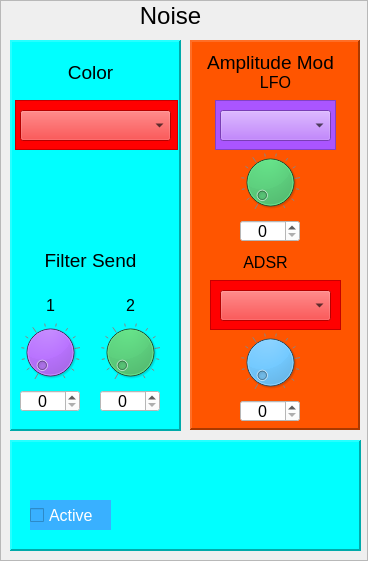
    <widget class="QFrame" name="frame_noise">
     <property name="geometry">
      <rect>
       <x>734</x>
       <y>10</y>
       <width>368</width>
       <height>561</height>
      </rect>
     </property>
     <property name="frameShape">
      <enum>QFrame::StyledPanel</enum>
     </property>
     <property name="frameShadow">
      <enum>QFrame::Raised</enum>
     </property>
     <widget class="QLabel" name="label_39">
      <property name="geometry">
       <rect>
        <x>80</x>
        <y>0</y>
        <width>181</width>
        <height>31</height>
       </rect>
      </property>
      <property name="font">
       <font>
        <pointsize>18</pointsize>
       </font>
      </property>
      <property name="text">
       <string>Noise</string>
      </property>
      <property name="alignment">
       <set>Qt::AlignCenter</set>
      </property>
     </widget>
     <widget class="QFrame" name="frame_NoiseColor">
      <property name="geometry">
       <rect>
        <x>10</x>
        <y>40</y>
        <width>171</width>
        <height>391</height>
       </rect>
      </property>
      <property name="styleSheet">
       <string notr="true">background-color: rgb(0, 255, 255);</string>
      </property>
      <property name="frameShape">
       <enum>QFrame::Panel</enum>
      </property>
      <property name="frameShadow">
       <enum>QFrame::Raised</enum>
      </property>
      <property name="lineWidth">
       <number>2</number>
      </property>
      <property name="midLineWidth">
       <number>2</number>
      </property>
      <widget class="QLabel" name="label_40">
       <property name="geometry">
        <rect>
         <x>30</x>
         <y>20</y>
         <width>101</width>
         <height>25</height>
        </rect>
       </property>
       <property name="font">
        <font>
         <pointsize>14</pointsize>
        </font>
       </property>
       <property name="text">
        <string>Color</string>
       </property>
       <property name="alignment">
        <set>Qt::AlignCenter</set>
       </property>
      </widget>
      <widget class="QSpinBox" name="spinBox_NoiseSendFilter2">
       <property name="geometry">
        <rect>
         <x>90</x>
         <y>350</y>
         <width>60</width>
         <height>22</height>
        </rect>
       </property>
       <property name="font">
        <font>
         <pointsize>12</pointsize>
        </font>
       </property>
       <property name="focusPolicy">
        <enum>Qt::NoFocus</enum>
       </property>
       <property name="styleSheet">
        <string notr="true">background-color: rgb(255, 255, 255);</string>
       </property>
       <property name="alignment">
        <set>Qt::AlignCenter</set>
       </property>
       <property name="readOnly">
        <bool>false</bool>
       </property>
       <property name="accelerated">
        <bool>true</bool>
       </property>
       <property name="maximum">
        <number>100</number>
       </property>
       <property name="value">
        <number>0</number>
       </property>
      </widget>
      <widget class="QDial" name="dial_NoiseSendFilter2">
       <property name="geometry">
        <rect>
         <x>90</x>
         <y>280</y>
         <width>60</width>
         <height>64</height>
        </rect>
       </property>
       <property name="focusPolicy">
        <enum>Qt::NoFocus</enum>
       </property>
       <property name="styleSheet">
        <string notr="true">background-color: rgb(22, 207, 75);</string>
       </property>
       <property name="maximum">
        <number>100</number>
       </property>
       <property name="value">
        <number>0</number>
       </property>
       <property name="wrapping">
        <bool>false</bool>
       </property>
       <property name="notchTarget">
        <double>8.000000000000000</double>
       </property>
       <property name="notchesVisible">
        <bool>true</bool>
       </property>
      </widget>
      <widget class="QSpinBox" name="spinBox_NoiseSendFilter1">
       <property name="geometry">
        <rect>
         <x>10</x>
         <y>350</y>
         <width>60</width>
         <height>22</height>
        </rect>
       </property>
       <property name="font">
        <font>
         <pointsize>12</pointsize>
        </font>
       </property>
       <property name="focusPolicy">
        <enum>Qt::NoFocus</enum>
       </property>
       <property name="styleSheet">
        <string notr="true">background-color: rgb(255, 255, 255);</string>
       </property>
       <property name="alignment">
        <set>Qt::AlignCenter</set>
       </property>
       <property name="readOnly">
        <bool>false</bool>
       </property>
       <property name="accelerated">
        <bool>true</bool>
       </property>
       <property name="maximum">
        <number>100</number>
       </property>
       <property name="value">
        <number>0</number>
       </property>
      </widget>
      <widget class="QLabel" name="label_41">
       <property name="geometry">
        <rect>
         <x>20</x>
         <y>210</y>
         <width>121</width>
         <height>21</height>
        </rect>
       </property>
       <property name="font">
        <font>
         <pointsize>14</pointsize>
        </font>
       </property>
       <property name="text">
        <string>Filter Send</string>
       </property>
       <property name="alignment">
        <set>Qt::AlignCenter</set>
       </property>
      </widget>
      <widget class="QDial" name="dial_NoiseSendFilter1">
       <property name="geometry">
        <rect>
         <x>10</x>
         <y>280</y>
         <width>60</width>
         <height>64</height>
        </rect>
       </property>
       <property name="focusPolicy">
        <enum>Qt::NoFocus</enum>
       </property>
       <property name="styleSheet">
        <string notr="true">background-color: rgb(170, 85, 255);</string>
       </property>
       <property name="maximum">
        <number>100</number>
       </property>
       <property name="value">
        <number>0</number>
       </property>
       <property name="wrapping">
        <bool>false</bool>
       </property>
       <property name="notchTarget">
        <double>8.000000000000000</double>
       </property>
       <property name="notchesVisible">
        <bool>true</bool>
       </property>
      </widget>
      <widget class="QLabel" name="label_55">
       <property name="geometry">
        <rect>
         <x>30</x>
         <y>250</y>
         <width>21</width>
         <height>31</height>
        </rect>
       </property>
       <property name="font">
        <font>
         <pointsize>12</pointsize>
        </font>
       </property>
       <property name="text">
        <string>1</string>
       </property>
       <property name="alignment">
        <set>Qt::AlignCenter</set>
       </property>
      </widget>
      <widget class="QLabel" name="label_56">
       <property name="geometry">
        <rect>
         <x>110</x>
         <y>250</y>
         <width>21</width>
         <height>31</height>
        </rect>
       </property>
       <property name="font">
        <font>
         <pointsize>12</pointsize>
        </font>
       </property>
       <property name="text">
        <string>2</string>
       </property>
       <property name="alignment">
        <set>Qt::AlignCenter</set>
       </property>
      </widget>
      <widget class="QComboBox" name="comboBox_NoiseColor">
       <property name="geometry">
        <rect>
         <x>10</x>
         <y>70</y>
         <width>151</width>
         <height>31</height>
        </rect>
       </property>
       <property name="font">
        <font>
         <pointsize>12</pointsize>
        </font>
       </property>
       <property name="focusPolicy">
        <enum>Qt::NoFocus</enum>
       </property>
       <property name="styleSheet">
        <string notr="true">
border-color: rgb(0, 0, 0);
background-color: rgb(255, 0, 0);
</string>
       </property>
       <property name="currentText">
        <string/>
       </property>
       <property name="currentIndex">
        <number>-1</number>
       </property>
       <property name="maxVisibleItems">
        <number>4</number>
       </property>
      </widget>
      <widget class="QFrame" name="frame_20">
       <property name="geometry">
        <rect>
         <x>5</x>
         <y>60</y>
         <width>163</width>
         <height>50</height>
        </rect>
       </property>
       <property name="styleSheet">
        <string notr="true">background-color: rgb(255, 0, 0);</string>
       </property>
       <property name="frameShape">
        <enum>QFrame::StyledPanel</enum>
       </property>
       <property name="frameShadow">
        <enum>QFrame::Raised</enum>
       </property>
      </widget>
      <zorder>frame_20</zorder>
      <zorder>label_40</zorder>
      <zorder>spinBox_NoiseSendFilter2</zorder>
      <zorder>dial_NoiseSendFilter2</zorder>
      <zorder>spinBox_NoiseSendFilter1</zorder>
      <zorder>label_41</zorder>
      <zorder>dial_NoiseSendFilter1</zorder>
      <zorder>label_55</zorder>
      <zorder>label_56</zorder>
      <zorder>comboBox_NoiseColor</zorder>
     </widget>
     <widget class="QFrame" name="frame_NoiseAmpMod">
      <property name="geometry">
       <rect>
        <x>190</x>
        <y>40</y>
        <width>170</width>
        <height>390</height>
       </rect>
      </property>
      <property name="styleSheet">
       <string notr="true">background-color: rgb(255, 85, 0);</string>
      </property>
      <property name="frameShape">
       <enum>QFrame::Panel</enum>
      </property>
      <property name="frameShadow">
       <enum>QFrame::Raised</enum>
      </property>
      <property name="lineWidth">
       <number>2</number>
      </property>
      <property name="midLineWidth">
       <number>2</number>
      </property>
      <widget class="QLabel" name="label_49">
       <property name="geometry">
        <rect>
         <x>10</x>
         <y>10</y>
         <width>141</width>
         <height>25</height>
        </rect>
       </property>
       <property name="font">
        <font>
         <pointsize>14</pointsize>
        </font>
       </property>
       <property name="text">
        <string>Amplitude Mod</string>
       </property>
       <property name="alignment">
        <set>Qt::AlignCenter</set>
       </property>
      </widget>
      <widget class="QLabel" name="label_50">
       <property name="geometry">
        <rect>
         <x>50</x>
         <y>210</y>
         <width>51</width>
         <height>25</height>
        </rect>
       </property>
       <property name="font">
        <font>
         <pointsize>12</pointsize>
        </font>
       </property>
       <property name="text">
        <string>ADSR</string>
       </property>
       <property name="alignment">
        <set>Qt::AlignCenter</set>
       </property>
      </widget>
      <widget class="QLabel" name="label_59">
       <property name="geometry">
        <rect>
         <x>60</x>
         <y>30</y>
         <width>51</width>
         <height>25</height>
        </rect>
       </property>
       <property name="font">
        <font>
         <pointsize>12</pointsize>
        </font>
       </property>
       <property name="text">
        <string>LFO</string>
       </property>
       <property name="alignment">
        <set>Qt::AlignCenter</set>
       </property>
      </widget>
      <widget class="QComboBox" name="comboBox_NoiseAmpModLFO">
       <property name="geometry">
        <rect>
         <x>30</x>
         <y>70</y>
         <width>111</width>
         <height>31</height>
        </rect>
       </property>
       <property name="font">
        <font>
         <pointsize>10</pointsize>
        </font>
       </property>
       <property name="focusPolicy">
        <enum>Qt::NoFocus</enum>
       </property>
       <property name="styleSheet">
        <string notr="true">
border-color: rgb(0, 0, 0);
background-color: rgb(170, 85, 255);
</string>
       </property>
       <property name="currentText">
        <string/>
       </property>
       <property name="currentIndex">
        <number>-1</number>
       </property>
       <property name="maxVisibleItems">
        <number>10</number>
       </property>
      </widget>
      <widget class="QComboBox" name="comboBox_NoiseAmpModAdsr">
       <property name="geometry">
        <rect>
         <x>30</x>
         <y>250</y>
         <width>111</width>
         <height>31</height>
        </rect>
       </property>
       <property name="font">
        <font>
         <pointsize>10</pointsize>
        </font>
       </property>
       <property name="focusPolicy">
        <enum>Qt::NoFocus</enum>
       </property>
       <property name="styleSheet">
        <string notr="true">
border-color: rgb(0, 0, 0);
background-color: rgb(255, 0, 0);
</string>
       </property>
       <property name="currentText">
        <string/>
       </property>
       <property name="currentIndex">
        <number>-1</number>
       </property>
       <property name="maxVisibleItems">
        <number>10</number>
       </property>
      </widget>
      <widget class="QDial" name="dial_NoiseAmpModLFOLevel">
       <property name="geometry">
        <rect>
         <x>50</x>
         <y>110</y>
         <width>60</width>
         <height>64</height>
        </rect>
       </property>
       <property name="focusPolicy">
        <enum>Qt::NoFocus</enum>
       </property>
       <property name="styleSheet">
        <string notr="true">background-color: rgb(22, 207, 75);</string>
       </property>
       <property name="maximum">
        <number>100</number>
       </property>
       <property name="value">
        <number>0</number>
       </property>
       <property name="wrapping">
        <bool>false</bool>
       </property>
       <property name="notchTarget">
        <double>8.000000000000000</double>
       </property>
       <property name="notchesVisible">
        <bool>true</bool>
       </property>
      </widget>
      <widget class="QDial" name="dial_NoiseAmpModAdsrLevel">
       <property name="geometry">
        <rect>
         <x>50</x>
         <y>290</y>
         <width>60</width>
         <height>64</height>
        </rect>
       </property>
       <property name="focusPolicy">
        <enum>Qt::NoFocus</enum>
       </property>
       <property name="styleSheet">
        <string notr="true">background-color: rgb(57, 176, 255);</string>
       </property>
       <property name="maximum">
        <number>100</number>
       </property>
       <property name="value">
        <number>0</number>
       </property>
       <property name="wrapping">
        <bool>false</bool>
       </property>
       <property name="notchTarget">
        <double>8.000000000000000</double>
       </property>
       <property name="notchesVisible">
        <bool>true</bool>
       </property>
      </widget>
      <widget class="QSpinBox" name="spinBox_NoiseAmpModAdsrLevel">
       <property name="geometry">
        <rect>
         <x>50</x>
         <y>360</y>
         <width>60</width>
         <height>22</height>
        </rect>
       </property>
       <property name="font">
        <font>
         <pointsize>12</pointsize>
        </font>
       </property>
       <property name="focusPolicy">
        <enum>Qt::NoFocus</enum>
       </property>
       <property name="styleSheet">
        <string notr="true">background-color: rgb(255, 255, 255);</string>
       </property>
       <property name="alignment">
        <set>Qt::AlignCenter</set>
       </property>
       <property name="readOnly">
        <bool>false</bool>
       </property>
       <property name="accelerated">
        <bool>true</bool>
       </property>
       <property name="maximum">
        <number>100</number>
       </property>
       <property name="value">
        <number>0</number>
       </property>
      </widget>
      <widget class="QSpinBox" name="spinBox_NoiseAmpModLfoLevel">
       <property name="geometry">
        <rect>
         <x>50</x>
         <y>180</y>
         <width>60</width>
         <height>22</height>
        </rect>
       </property>
       <property name="font">
        <font>
         <pointsize>12</pointsize>
        </font>
       </property>
       <property name="focusPolicy">
        <enum>Qt::NoFocus</enum>
       </property>
       <property name="styleSheet">
        <string notr="true">background-color: rgb(255, 255, 255);</string>
       </property>
       <property name="alignment">
        <set>Qt::AlignCenter</set>
       </property>
       <property name="readOnly">
        <bool>false</bool>
       </property>
       <property name="accelerated">
        <bool>true</bool>
       </property>
       <property name="maximum">
        <number>100</number>
       </property>
       <property name="value">
        <number>0</number>
       </property>
      </widget>
      <widget class="QFrame" name="frame_18">
       <property name="geometry">
        <rect>
         <x>25</x>
         <y>60</y>
         <width>121</width>
         <height>50</height>
        </rect>
       </property>
       <property name="styleSheet">
        <string notr="true">background-color: rgb(170, 85, 255);</string>
       </property>
       <property name="frameShape">
        <enum>QFrame::StyledPanel</enum>
       </property>
       <property name="frameShadow">
        <enum>QFrame::Raised</enum>
       </property>
      </widget>
      <widget class="QFrame" name="frame_24">
       <property name="geometry">
        <rect>
         <x>20</x>
         <y>240</y>
         <width>131</width>
         <height>50</height>
        </rect>
       </property>
       <property name="styleSheet">
        <string notr="true">background-color: rgb(255, 0, 0);</string>
       </property>
       <property name="frameShape">
        <enum>QFrame::StyledPanel</enum>
       </property>
       <property name="frameShadow">
        <enum>QFrame::Raised</enum>
       </property>
      </widget>
      <zorder>frame_24</zorder>
      <zorder>frame_18</zorder>
      <zorder>label_49</zorder>
      <zorder>label_50</zorder>
      <zorder>label_59</zorder>
      <zorder>comboBox_NoiseAmpModLFO</zorder>
      <zorder>comboBox_NoiseAmpModAdsr</zorder>
      <zorder>dial_NoiseAmpModLFOLevel</zorder>
      <zorder>dial_NoiseAmpModAdsrLevel</zorder>
      <zorder>spinBox_NoiseAmpModAdsrLevel</zorder>
      <zorder>spinBox_NoiseAmpModLfoLevel</zorder>
     </widget>
     <widget class="QFrame" name="frame_NoisActive">
      <property name="geometry">
       <rect>
        <x>10</x>
        <y>440</y>
        <width>351</width>
        <height>111</height>
       </rect>
      </property>
      <property name="styleSheet">
       <string notr="true">background-color: rgb(0, 255, 255);</string>
      </property>
      <property name="frameShape">
       <enum>QFrame::Panel</enum>
      </property>
      <property name="frameShadow">
       <enum>QFrame::Raised</enum>
      </property>
      <property name="lineWidth">
       <number>2</number>
      </property>
      <property name="midLineWidth">
       <number>2</number>
      </property>
      <widget class="QCheckBox" name="checkBox_NoiseActive">
       <property name="geometry">
        <rect>
         <x>20</x>
         <y>60</y>
         <width>81</width>
         <height>30</height>
        </rect>
       </property>
       <property name="font">
        <font>
         <pointsize>12</pointsize>
        </font>
       </property>
       <property name="focusPolicy">
        <enum>Qt::NoFocus</enum>
       </property>
       <property name="styleSheet">
        <string notr="true">background-color: rgb(57, 176, 255);
color: rgb(255, 255, 255);</string>
       </property>
       <property name="text">
        <string>Active</string>
       </property>
       <property name="checked">
        <bool>false</bool>
       </property>
      </widget>
     </widget>
    </widget>
